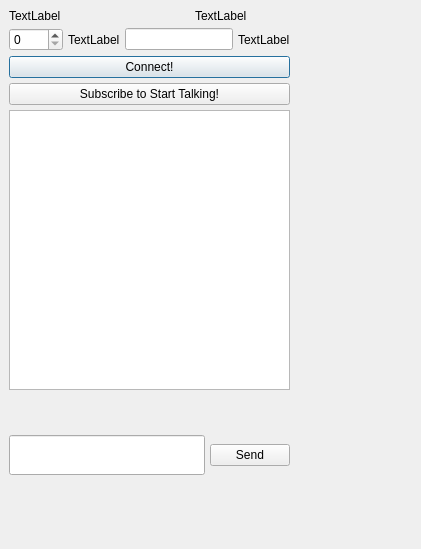
<?xml version="1.0" encoding="UTF-8"?>
<ui version="4.0">
 <class>personalchat</class>
 <widget class="QDialog" name="personalchat">
  <property name="geometry">
   <rect>
    <x>0</x>
    <y>0</y>
    <width>421</width>
    <height>549</height>
   </rect>
  </property>
  <property name="sizePolicy">
   <sizepolicy hsizetype="Minimum" vsizetype="Minimum">
    <horstretch>0</horstretch>
    <verstretch>0</verstretch>
   </sizepolicy>
  </property>
  <property name="windowTitle">
   <string>Dialog</string>
  </property>
  <widget class="QWidget" name="verticalLayoutWidget">
   <property name="geometry">
    <rect>
     <x>9</x>
     <y>9</y>
     <width>401</width>
     <height>531</height>
    </rect>
   </property>
   <layout class="QVBoxLayout" name="verticalLayout">
    <property name="spacing">
     <number>5</number>
    </property>
    <property name="sizeConstraint">
     <enum>QLayout::SetFixedSize</enum>
    </property>
    <item>
     <layout class="QHBoxLayout" name="horizontalLayout">
      <property name="topMargin">
       <number>0</number>
      </property>
      <item>
       <widget class="QLabel" name="receiver">
        <property name="text">
         <string>TextLabel</string>
        </property>
       </widget>
      </item>
      <item alignment="Qt::AlignHCenter">
       <widget class="QLabel" name="displayReceiver">
        <property name="styleSheet">
         <string notr="true">font: 14pt &quot;Ubuntu Condensed&quot;;</string>
        </property>
        <property name="text">
         <string>TextLabel</string>
        </property>
       </widget>
      </item>
     </layout>
    </item>
    <item>
     <layout class="QHBoxLayout" name="horizontalLayout_2">
      <property name="topMargin">
       <number>0</number>
      </property>
      <item>
       <widget class="QSpinBox" name="port">
        <property name="maximum">
         <number>5000</number>
        </property>
       </widget>
      </item>
      <item>
       <widget class="QLabel" name="topic">
        <property name="text">
         <string>TextLabel</string>
        </property>
       </widget>
      </item>
      <item>
       <widget class="QLineEdit" name="host"/>
      </item>
      <item>
       <widget class="QLabel" name="sender">
        <property name="text">
         <string>TextLabel</string>
        </property>
       </widget>
      </item>
     </layout>
    </item>
    <item>
     <widget class="QPushButton" name="connect">
      <property name="sizePolicy">
       <sizepolicy hsizetype="Minimum" vsizetype="Preferred">
        <horstretch>0</horstretch>
        <verstretch>0</verstretch>
       </sizepolicy>
      </property>
      <property name="minimumSize">
       <size>
        <width>0</width>
        <height>0</height>
       </size>
      </property>
      <property name="text">
       <string>Connect!</string>
      </property>
     </widget>
    </item>
    <item>
     <widget class="QPushButton" name="sub">
      <property name="sizePolicy">
       <sizepolicy hsizetype="Minimum" vsizetype="Preferred">
        <horstretch>0</horstretch>
        <verstretch>0</verstretch>
       </sizepolicy>
      </property>
      <property name="minimumSize">
       <size>
        <width>0</width>
        <height>0</height>
       </size>
      </property>
      <property name="text">
       <string>Subscribe to Start Talking!</string>
      </property>
     </widget>
    </item>
    <item>
     <widget class="QPlainTextEdit" name="messagelogger">
      <property name="sizePolicy">
       <sizepolicy hsizetype="Expanding" vsizetype="Preferred">
        <horstretch>0</horstretch>
        <verstretch>0</verstretch>
       </sizepolicy>
      </property>
      <property name="minimumSize">
       <size>
        <width>0</width>
        <height>280</height>
       </size>
      </property>
     </widget>
    </item>
    <item>
     <spacer name="verticalSpacer">
      <property name="orientation">
       <enum>Qt::Vertical</enum>
      </property>
      <property name="sizeHint" stdset="0">
       <size>
        <width>20</width>
        <height>40</height>
       </size>
      </property>
     </spacer>
    </item>
    <item>
     <layout class="QHBoxLayout" name="horizontalLayout_3">
      <property name="topMargin">
       <number>0</number>
      </property>
      <item>
       <widget class="QLineEdit" name="message">
        <property name="minimumSize">
         <size>
          <width>0</width>
          <height>40</height>
         </size>
        </property>
       </widget>
      </item>
      <item>
       <widget class="QPushButton" name="send">
        <property name="text">
         <string>Send</string>
        </property>
       </widget>
      </item>
     </layout>
    </item>
   </layout>
  </widget>
 </widget>
 <resources/>
 <connections/>
</ui>
